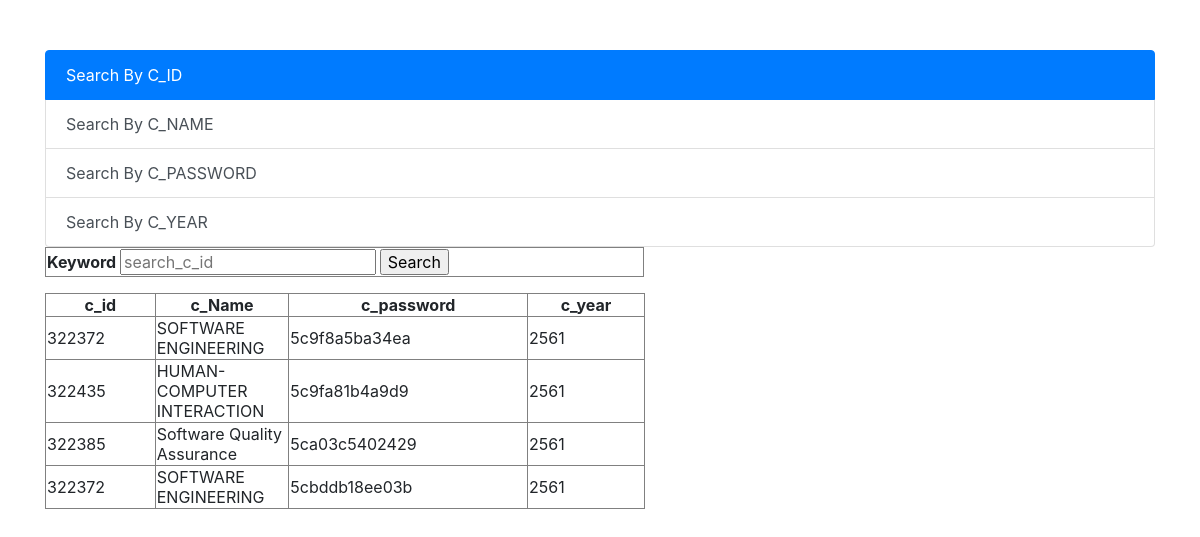
/admin/test_search1.php, run on the app's committed database.
### tables this page shows
CREATE TABLE `classroom` (
  `id` int(10) NOT NULL,
  `c_id` varchar(10) NOT NULL,
  `c_name` varchar(255) NOT NULL,
  `c_password` varchar(14) NOT NULL,
  `c_year` varchar(20) NOT NULL,
  `c_term` int(1) NOT NULL,
  `c_sec` int(3) NOT NULL,
  `l_username` varchar(30) NOT NULL,
  `l_name` varchar(50) DEFAULT NULL,
  `t_username` varchar(50) DEFAULT NULL
);

### admin/test_search1.php (the view, shortened to what this page needs)
<html>
<head>
<link rel="stylesheet" href="https://maxcdn.bootstrapcdn.com/bootstrap/4.0.0/css/bootstrap.min.css">
  <link rel="stylesheet" href="https://use.fontawesome.com/releases/v5.7.2/css/all.css">
  <link rel="stylesheet" type="text/css" href="../style.css">
</head>
<body>
<div class="container" style="margin-top: 50px;">
  <div class="list-group" id="myList" role="tablist">
    <a class="list-group-item list-group-item-action active" data-toggle="list" href="#search_cid" role="tab">Search By C_ID</a>
    <a class="list-group-item list-group-item-action" data-toggle="list" href="#search_cname" role="tab">Search By C_NAME</a>
    <a class="list-group-item list-group-item-action" data-toggle="list" href="#search_cpassword" role="tab">Search By C_PASSWORD</a>
    <a class="list-group-item list-group-item-action" data-toggle="list" href="#search_cyear" role="tab">Search By C_YEAR</a>
  </div>
  <div class="tab-content">
    <div class="tab-pane active" id="search_cid" role="tabpanel">
      <form name="form_search_cid" method="post" action="<?php echo $_SERVER['SCRIPT_NAME'];?>">
      <table width="599" border="1">
        <tr>
          <th>Keyword
          <input name="search_c_id" type="text" id="search_c_id" placeholder="search_c_id">
          <input type="submit" value="Search"></th>
        </tr>
      </table>
    </form>
    </div>
  </div>
  <table width="600" border="1">
    <tr>
      <th width="91"> <div align="center">c_id </div></th>
      <th width="98"> <div align="center">c_Name </div></th>
      <th width="198"> <div align="center">c_password </div></th>
      <th width="97"> <div align="center">c_year </div></th>
    </tr>
    <?php
      if (!isset($_POST['search_cid']) && !isset($_POST['search_cname']) && !isset($_POST['search_cpassword']) && !isset($_POST['search_cyear'])) {
        $conn2 = new PDO("mysql:host=localhost;dbname=19S1_g5;
        charset=utf8","root","");
        $sql2 = "SELECT * FROM classroom WHERE l_username = 'chitsutha'";
        $stmt2 = $conn2->prepare($sql2);
        $stmt2->execute();
        while ($row2=$stmt2->fetch()) { ?>
          <tr>
            <td> <?=$row2['c_id']?> </td>
            <td> <?=$row2['c_name']?> </td>
            <td> <?=$row2['c_password']?> </td>
            <td> <?=$row2['c_year']?> </td>
          </tr>
        <?php }
      }
    ?>
</div>
</body>
</html>

### data on the page
classroom: c "322372", c_name "SOFTWARE ENGINEERING", c_password "5c9f8a5ba34ea", c_year "2561"
classroom: c "322435", c_name "HUMAN-COMPUTER INTERACTION", c_password "5c9fa81b4a9d9", c_year "2561"
classroom: c "322385", c_name "Software Quality Assurance", c_password "5ca03c5402429", c_year "2561"
classroom: c "322372", c_name "SOFTWARE ENGINEERING", c_password "5cbddb18ee03b", c_year "2561"
